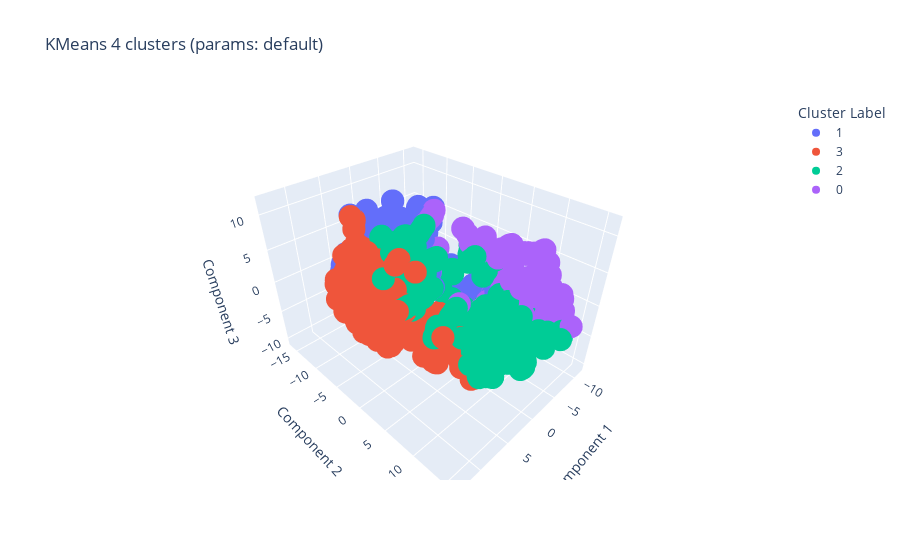

Source (notebook cell):
### Markdown cell above
Dimensionality reduction down to three dimensions

### Code cell
visualize_clustered_data_3d(data_3d_tsne, kmeans_labels, {"algorithm": "KMeans", "n_clusters": "4", "params":"default"}).show()

### Figure 1 — Plotly figure (JSON) as saved in the notebook; plotly's stock layout.template omitted (floating-point values rounded to 4 significant figures; data arrays with more than 128 entries replaced by an {"elided": "..."} marker saying what was removed)
{"data": [{"hovertemplate": "Cluster Label=1<br>Component 1=%{x}<br>Component 2=%{y}<br>Component 3=%{z}<extra></extra>", "legendgroup": "1", "marker": {"color": "#636efa", "symbol": "circle"}, "mode": "markers", "name": "1", "scene": "scene", "showlegend": true, "type": "scatter3d", "x": {"elided": "265 float values"}, "y": {"elided": "265 float values"}, "z": {"elided": "265 float values"}}, {"hovertemplate": "Cluster Label=3<br>Component 1=%{x}<br>Component 2=%{y}<br>Component 3=%{z}<extra></extra>", "legendgroup": "3", "marker": {"color": "#EF553B", "symbol": "circle"}, "mode": "markers", "name": "3", "scene": "scene", "showlegend": true, "type": "scatter3d", "x": {"elided": "326 float values"}, "y": {"elided": "326 float values"}, "z": {"elided": "326 float values"}}, {"hovertemplate": "Cluster Label=2<br>Component 1=%{x}<br>Component 2=%{y}<br>Component 3=%{z}<extra></extra>", "legendgroup": "2", "marker": {"color": "#00cc96", "symbol": "circle"}, "mode": "markers", "name": "2", "scene": "scene", "showlegend": true, "type": "scatter3d", "x": {"elided": "309 float values"}, "y": {"elided": "309 float values"}, "z": {"elided": "309 float values"}}, {"hovertemplate": "Cluster Label=0<br>Component 1=%{x}<br>Component 2=%{y}<br>Component 3=%{z}<extra></extra>", "legendgroup": "0", "marker": {"color": "#ab63fa", "symbol": "circle"}, "mode": "markers", "name": "0", "scene": "scene", "showlegend": true, "type": "scatter3d", "x": {"elided": "180 float values"}, "y": {"elided": "180 float values"}, "z": {"elided": "180 float values"}}], "layout": {"legend": {"title": {"text": "Cluster Label"}, "tracegroupgap": 0}, "scene": {"domain": {"x": [0, 1], "y": [0, 1]}, "xaxis": {"title": {"text": "Component 1"}}, "yaxis": {"title": {"text": "Component 2"}}, "zaxis": {"title": {"text": "Component 3"}}}, "title": {"text": "KMeans 4 clusters (params: default)"}}}
